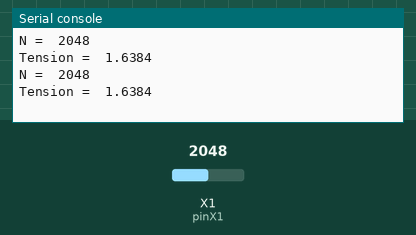
Bench run of a program on a simulated pyboard running MicroPython. On the bench: the last lines printed to the serial console. The test bench sets the inputs (shaded band); at power-on: X1 (pinX1) = 2048 (analog values on the 0–4095 scale). At 10.0 s the program stops and its outputs stay as they are.

Above: at 1.2 s.
1.3 s: X1 (pinX1) set to 2866
At 2.6 s:
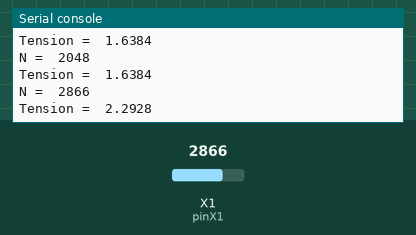
2.8 s: X1 (pinX1) set to 3603
At 10.4 s:
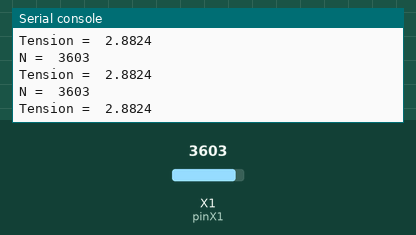
Timing chart, 0 to 11.5 s (numbered marks = the images above; inputs shaded):
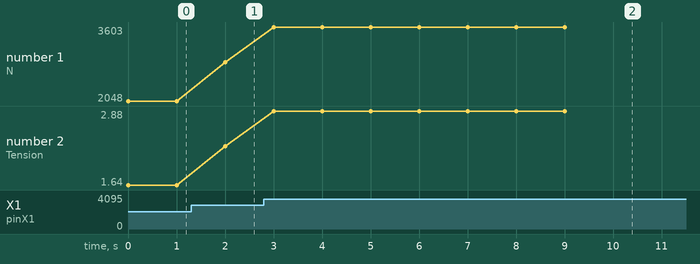

Measured:
- after the input at 1.3 s, the serial console: prints a new line after 0.70 s (image 1)
- after the input at 2.8 s, the serial console: prints a new line after 0.20 s (image 2)
- plotted number 1: 2048 → 2866 after the input at 1.3 s, 2866 → 3603 after the input at 2.8 s
- plotted number 2: 1.64 → 2.29 after the input at 1.3 s, 2.29 → 2.88 after the input at 2.8 s

The program:

can.py
```python
# Lecture d'un tension entre 0 et 3,3 V sur X1
from pyb import Pin, ADC
from time import sleep_ms

pinX1 = Pin('X1') # CTN branché sur la broche X1
adc = ADC(pinX1)  # Activation du CAN
Vref = 3.276       # Mesure réelle au voltmètre - 3.3 V

for i in range(10):
    N = adc.read()               # Valeur numérique CAN
    tension = N*Vref/4095         # Caclul de la tension
    print("N = ", N)             # Affichage
    print("Tension = ", tension) # Affichage
    sleep_ms(1000)               # Temporisation
```
